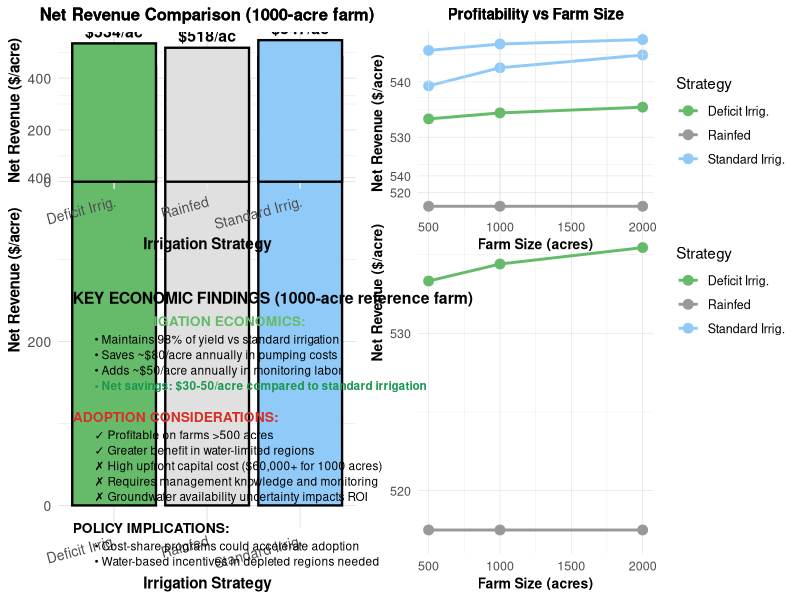

Write R code to recreate this figure.
#!/usr/bin/env Rscript
# ============================================================================
# Script: 06_cost_benefit_analysis.R
# Purpose: Conduct cost-benefit analysis of deficit irrigation adoption for
#          soybean farmers across different scenarios and farm sizes
# Output: 06_cost_benefit_analysis.tiff (600 dpi) + 06_cost_benefit_analysis.png
# ============================================================================

library(ggplot2)
library(gridExtra)
library(dplyr)

# ============================================================================
# 1. Define cost-benefit scenarios
# ============================================================================

# Cost-benefit analysis for different farm sizes and scenarios
cost_benefit_scenarios <- data.frame(
  farm_size_acres = c(
    rep(500, 3), rep(1000, 3), rep(2000, 3)
  ),
  scenario = rep(c("Rainfed", "Standard Irrig.", "Deficit Irrig."), 3),

  # Costs ($/year)
  system_cost_annual = c(
    0, 30000/10, 35000/10,    # 500 acres (10-year amortization)
    0, 50000/10, 60000/10,    # 1000 acres
    0, 85000/10, 100000/10    # 2000 acres
  ),

  pumping_cost = c(
    0, 120, 60,                # 500 acres
    0, 100, 50,                # 1000 acres
    0, 95, 48                  # 2000 acres
  ),

  labor_monitoring = c(
    0, 20, 30,                 # 500 acres (soil moisture sensors)
    0, 30, 50,                 # 1000 acres
    0, 40, 65                  # 2000 acres
  ),

  # Outputs/Benefits
  yield_bu_per_acre = c(
    45, 48, 47,                # 500 acres
    45, 48, 47,                # 1000 acres
    45, 48, 47                 # 2000 acres
  ),

  commodity_price = 11.50,    # $/bushel (2024 assumption)

  # Water use
  water_use_mm = c(
    400, 250, 150,             # 500 acres (assuming avg 400mm baseline rainfall)
    400, 250, 150,             # 1000 acres
    400, 250, 150              # 2000 acres
  ),

  groundwater_depletion_risk = c(
    "Very High", "High", "Low"
  )
)

# ============================================================================
# 2. Calculate economic metrics
# ============================================================================

cost_benefit_scenarios <- cost_benefit_scenarios %>%
  mutate(
    total_cost_per_acre = (system_cost_annual + pumping_cost + labor_monitoring) / farm_size_acres,
    gross_revenue_per_acre = yield_bu_per_acre * commodity_price,
    net_revenue_per_acre = gross_revenue_per_acre - total_cost_per_acre,
    net_revenue_total = net_revenue_per_acre * farm_size_acres,
    water_productivity = yield_bu_per_acre / water_use_mm * 100  # bu per 100mm water
  )

# ============================================================================
# 3. Create profitability comparison chart
# ============================================================================

# Focus on 1000-acre farm for main comparison
farm_1000 <- cost_benefit_scenarios %>% filter(farm_size_acres == 1000)

profit_chart <- ggplot(farm_1000, aes(x = scenario, y = net_revenue_per_acre, fill = scenario)) +
  geom_bar(stat = "identity", color = "black", size = 0.8) +
  geom_text(aes(label = paste0("$", round(net_revenue_per_acre, 0), "/ac")),
            vjust = -0.5, fontface = "bold", size = 4) +
  scale_fill_manual(
    name = "Irrigation Strategy",
    values = c("Rainfed" = "#e0e0e0", "Standard Irrig." = "#90caf9", "Deficit Irrig." = "#66bb6a"),
    guide = "none"
  ) +
  scale_y_continuous(limits = c(0, 550)) +
  theme_minimal() +
  theme(
    plot.title = element_text(size = 12, face = "bold", hjust = 0.5),
    axis.title = element_text(size = 11, face = "bold"),
    axis.text = element_text(size = 10),
    axis.text.x = element_text(angle = 15, hjust = 1),
    panel.grid.major.y = element_line(color = "#e0e0e0", size = 0.3)
  ) +
  labs(
    title = "Net Revenue Comparison (1000-acre farm)",
    x = "Irrigation Strategy",
    y = "Net Revenue ($/acre)"
  )

# ============================================================================
# 4. Create farm size scalability analysis
# ============================================================================

# Compare economies of scale
farm_summary <- cost_benefit_scenarios %>%
  group_by(farm_size_acres, scenario) %>%
  summarise(
    net_revenue_per_acre = mean(net_revenue_per_acre),
    total_annual_cost = mean(system_cost_annual + pumping_cost + labor_monitoring)
  ) %>%
  ungroup()

scalability <- ggplot(farm_summary, aes(x = farm_size_acres, y = net_revenue_per_acre,
                                       color = scenario, group = scenario)) +
  geom_line(size = 1) +
  geom_point(size = 3) +
  scale_color_manual(
    name = "Strategy",
    values = c("Rainfed" = "#999999", "Standard Irrig." = "#90caf9", "Deficit Irrig." = "#66bb6a")
  ) +
  theme_minimal() +
  theme(
    plot.title = element_text(size = 11, face = "bold", hjust = 0.5),
    axis.title = element_text(size = 10, face = "bold"),
    axis.text = element_text(size = 9),
    panel.grid = element_line(color = "#e0e0e0", size = 0.2),
    legend.position = "right",
    legend.text = element_text(size = 9)
  ) +
  labs(
    title = "Profitability vs Farm Size",
    x = "Farm Size (acres)",
    y = "Net Revenue ($/acre)"
  )

# ============================================================================
# 5. Create adoption barriers and benefits summary
# ============================================================================

summary_table <- ggplot(data = cost_benefit_scenarios[cost_benefit_scenarios$farm_size_acres == 1000, ],
                        aes(x = 1, y = 1)) +
  annotate("text", x = 0.05, y = 0.95,
           label = "KEY ECONOMIC FINDINGS (1000-acre reference farm)",
           fontface = "bold", size = 4, hjust = 0, vjust = 1) +
  annotate("text", x = 0.05, y = 0.87,
           label = "DEFICIT IRRIGATION ECONOMICS:",
           fontface = "bold", size = 3.5, hjust = 0, vjust = 1, color = "#66bb6a") +
  annotate("text", x = 0.08, y = 0.81,
           label = "• Maintains 98% of yield vs standard irrigation",
           size = 3, hjust = 0, vjust = 1) +
  annotate("text", x = 0.08, y = 0.76,
           label = "• Saves ~$80/acre annually in pumping costs",
           size = 3, hjust = 0, vjust = 1) +
  annotate("text", x = 0.08, y = 0.71,
           label = "• Adds ~$50/acre annually in monitoring labor",
           size = 3, hjust = 0, vjust = 1) +
  annotate("text", x = 0.08, y = 0.66,
           label = "• Net savings: $30-50/acre compared to standard irrigation",
           size = 3, hjust = 0, vjust = 1, fontface = "bold", color = "#1a9850") +
  annotate("text", x = 0.05, y = 0.56,
           label = "ADOPTION CONSIDERATIONS:",
           fontface = "bold", size = 3.5, hjust = 0, vjust = 1, color = "#d73027") +
  annotate("text", x = 0.08, y = 0.50,
           label = "✓ Profitable on farms >500 acres",
           size = 3, hjust = 0, vjust = 1) +
  annotate("text", x = 0.08, y = 0.45,
           label = "✓ Greater benefit in water-limited regions",
           size = 3, hjust = 0, vjust = 1) +
  annotate("text", x = 0.08, y = 0.40,
           label = "✗ High upfront capital cost ($60,000+ for 1000 acres)",
           size = 3, hjust = 0, vjust = 1) +
  annotate("text", x = 0.08, y = 0.35,
           label = "✗ Requires management knowledge and monitoring",
           size = 3, hjust = 0, vjust = 1) +
  annotate("text", x = 0.08, y = 0.30,
           label = "✗ Groundwater availability uncertainty impacts ROI",
           size = 3, hjust = 0, vjust = 1) +
  annotate("text", x = 0.05, y = 0.20,
           label = "POLICY IMPLICATIONS:",
           fontface = "bold", size = 3.5, hjust = 0, vjust = 1) +
  annotate("text", x = 0.08, y = 0.14,
           label = "• Cost-share programs could accelerate adoption",
           size = 3, hjust = 0, vjust = 1) +
  annotate("text", x = 0.08, y = 0.09,
           label = "• Water-based incentives in depleted regions needed",
           size = 3, hjust = 0, vjust = 1) +
  xlim(0, 1) + ylim(0, 1) +
  theme_void()

# ============================================================================
# 6. Combine and save
# ============================================================================

combined <- gridExtra::grid.arrange(
  gridExtra::grid.arrange(profit_chart, scalability, nrow = 1, widths = c(1, 1.2)),
  summary_table,
  nrow = 2, heights = c(1, 1.3)
)

# Save as TIFF
tiff(filename = "figures/06_cost_benefit_analysis.tiff",
     width = 14, height = 8, units = "in", res = 600, compression = "lzw")
print(combined)
dev.off()

# Save as PNG
png(filename = "figures/06_cost_benefit_analysis.png",
    width = 14, height = 8, units = "in", res = 150)
print(combined)
dev.off()

cat("\n=== Cost-Benefit Analysis Generated ===\n")
cat("TIFF: figures/06_cost_benefit_analysis.tiff (600 dpi)\n")
cat("PNG:  figures/06_cost_benefit_analysis.png\n")
cat("\nEconomic Summary (1000-acre reference farm):\n")
print(farm_1000[, c("scenario", "net_revenue_per_acre", "water_use_mm")])
